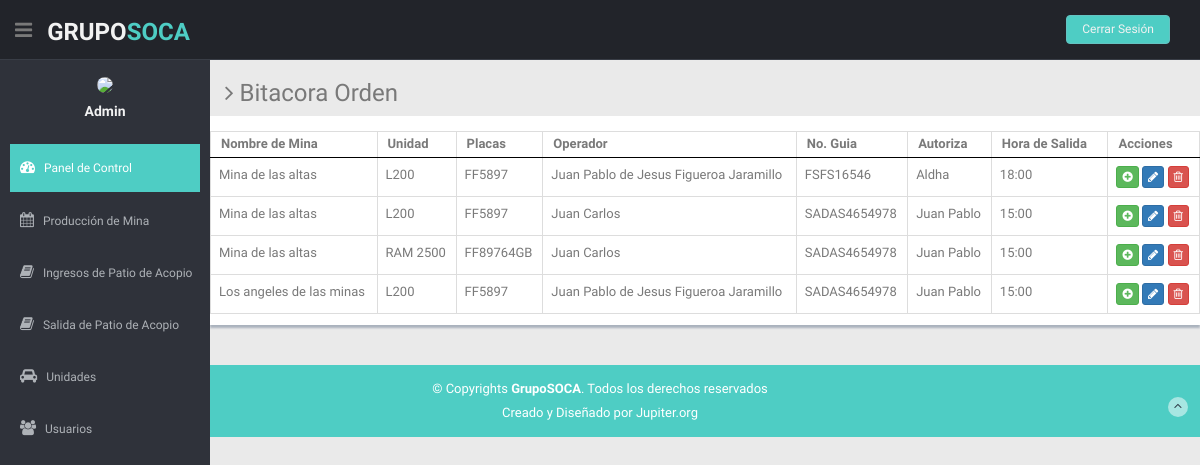
The page /Admin/listar_orden.php on the database its author committed.
### tables this page shows
CREATE TABLE `produccion_mina` (
  `id` int(11) NOT NULL,
  `nombre_mina` int(11) NOT NULL,
  `unidad` int(11) NOT NULL,
  `operador` int(11) NOT NULL,
  `no_guia` varchar(50) NOT NULL,
  `p_tara` varchar(10) NOT NULL,
  `p_bruto` varchar(10) NOT NULL,
  `p_neto` varchar(10) NOT NULL,
  `autoriza` varchar(50) NOT NULL,
  `hora_salida` varchar(25) NOT NULL,
  `creado` timestamp NOT NULL DEFAULT current_timestamp()
);

CREATE TABLE `minas` (
  `id` int(11) NOT NULL,
  `nombre` varchar(75) NOT NULL,
  `localidad` varchar(75) NOT NULL,
  `km_patio` varchar(75) NOT NULL,
  `no_titulo` varchar(75) NOT NULL,
  `vigencia_concesion` varchar(75) NOT NULL,
  `coordenadas` varchar(75) NOT NULL,
  `concesionarios` varchar(150) NOT NULL,
  `estudios` varchar(40) NOT NULL,
  `pagos` varchar(50) NOT NULL,
  `propiedad` varchar(50) NOT NULL,
  `propiedad_peque` varchar(50) NOT NULL,
  `ejido` varchar(50) NOT NULL,
  `carretera` varchar(5) NOT NULL,
  `terraceria` varchar(10) DEFAULT NULL,
  `estado` varchar(20) DEFAULT NULL,
  `herradura` varchar(50) DEFAULT NULL,
  `caminata` varchar(50) DEFAULT NULL,
  `veta` varchar(5) NOT NULL,
  `largo_veta` varchar(10) DEFAULT NULL,
  `ancho_veta` varchar(10) DEFAULT NULL,
  `alto_veta` varchar(10) DEFAULT NULL,
  `cuerpo` varchar(5) NOT NULL,
  `largo_cuerpo` varchar(10) DEFAULT NULL,
  `ancho_cuerpo` varchar(10) DEFAULT NULL,
  `alto_cuerpo` varchar(10) DEFAULT NULL,
  `otro_dimen` varchar(50) DEFAULT NULL,
  `minado_cielo` varchar(5) NOT NULL,
  `minado_sub` varchar(5) NOT NULL,
  `otro_minado` varchar(50) DEFAULT NULL,
  `material` varchar(50) NOT NULL,
  `prod_mensual` varchar(10) NOT NULL,
  `presen_material` varchar(40) NOT NULL,
  `triturado` varchar(40) NOT NULL,
  `breña` varchar(40) NOT NULL,
  `otro_presen` varchar(40) DEFAULT NULL,
  `laboratorio` varchar(75) NOT NULL,
  `metodologia` varchar(75) NOT NULL,
  `explotacion` varchar(5) NOT NULL,
  `transito` varchar(5) NOT NULL,
  `nombre_minero` varchar(50) NOT NULL,
  `tel_minero` varchar(10) NOT NULL,
  `email_minero` varchar(100) NOT NULL,
  `nombre_representante` varchar(50) NOT NULL,
  `nombre_empresa` varchar(50) NOT NULL,
  `expectativas` varchar(5) NOT NULL,
  `comentarios` varchar(100) NOT NULL,
  `creado` timestamp NOT NULL DEFAULT current_timestamp()
);

CREATE TABLE `unidades` (
  `id` int(11) NOT NULL,
  `modelo` varchar(75) NOT NULL,
  `ano` varchar(4) NOT NULL,
  `color` varchar(15) NOT NULL,
  `placas` varchar(15) NOT NULL,
  `noeconomico` varchar(20) NOT NULL,
  `capacidad` varchar(20) NOT NULL,
  `tipounidad` varchar(30) NOT NULL,
  `tipocombustible` varchar(75) NOT NULL,
  `serie` varchar(50) NOT NULL,
  `descripcion` varchar(150) NOT NULL,
  `creado` timestamp NOT NULL DEFAULT current_timestamp()
);

CREATE TABLE `trabajador` (
  `id` int(11) NOT NULL,
  `nombre` varchar(75) NOT NULL,
  `curp` varchar(40) NOT NULL,
  `rfc` varchar(13) NOT NULL,
  `nss` varchar(25) NOT NULL,
  `cargo` varchar(50) NOT NULL,
  `user` varchar(40) NOT NULL,
  `pwd` varchar(150) NOT NULL,
  `creado` timestamp NOT NULL DEFAULT current_timestamp()
);

### Admin/listar_orden.php (the view, shortened to what this page needs)
<?php
 include 'php/conexion.php';
?>
<!DOCTYPE html>
<html lang="en">
<head>
  <link href="lib/bootstrap/css/bootstrap.min.css" rel="stylesheet">
  <link href="lib/font-awesome/css/font-awesome.css" rel="stylesheet" />
  <link href="lib/advanced-datatable/css/demo_page.css" rel="stylesheet" />
  <link href="lib/advanced-datatable/css/demo_table.css" rel="stylesheet" />
  <link rel="stylesheet" href="lib/advanced-datatable/css/DT_bootstrap.css" />
  <link href="css/style.css" rel="stylesheet">
  <link href="css/style-responsive.css" rel="stylesheet">
</head>
<body>
  <section id="container">
    <header class="header black-bg">
      <div class="sidebar-toggle-box">
        <div class="fa fa-bars tooltips" data-placement="right" data-original-title="Toggle Navigation"></div>
      </div>
      <a href="index.html" class="logo"><b>Grupo<span>SOCA</span></b></a>
      <div class="top-menu">
        <ul class="nav pull-right top-menu">
          <li><a class="logout" href="login.html">Cerrar Sesión</a></li>
        </ul>
      </div>
    </header>
    <aside>
      <div id="sidebar" class="nav-collapse ">
        <ul class="sidebar-menu" id="nav-accordion">
          <p class="centered"><a href="profile.html"><img src="img/favicon.ico" class="img-circle" width="80"></a></p>
          <h5 class="centered">Admin</h5>
          <li class="mt">
            <a class="active" href="index.html">
              <i class="fa fa-dashboard"></i>
              <span>Panel de Control</span>
              </a>
          </li>
          <li class="sub-menu">
            <a href="javascript:;">
              <i class="fa fa-calendar"></i>
              <span>Producción de Mina</span>
              </a>
          </li>
          <li class="sub-menu">
            <a href="javascript:;">
              <i class="fa fa-book"></i>
              <span>Ingresos de Patio de Acopio</span>
              </a>
          </li>
          <li class="sub-menu">
            <a href="javascript:;">
              <i class="fa fa-book"></i>
              <span>Salida de Patio de Acopio</span>
              </a>
          </li>
          <li class="sub-menu">
            <a href="javascript:;">
              <i class="fa fa-car"></i>
              <span>Unidades</span>
              </a>
          </li>
          <li class="sub-menu">
            <a href="javascript:;">
              <i class="fa fa-group"></i>
              <span>Usuarios</span>
              </a>
          </li>
        </ul>
      </div>
    </aside>
    <section id="main-content">
      <section class="wrapper">
        <h3><i class="fa fa-angle-right"></i> Bitacora Orden</h3>
        <div class="row mb">
          <div class="content-panel">
            <div class="adv-table">
              <table cellpadding="0" cellspacing="0" border="0" class="display table table-bordered" id="hidden-table-info">
                <thead>
                  <tr>
                    <th>Nombre de Mina</th>
                    <th>Unidad</th>
                    <th class="hidden-phone">Placas</th>
                    <th class="hidden-phone">Operador</th>
                    <th class="hidden-phone">No. Guia</th>
                    <th class="hidden-phone">Autoriza</th>
                    <th class="hidden-phone">Hora de Salida</th>
                    <th class="hidden-phone">Acciones</th>
                  </tr>
                </thead>
                <tbody>
                <?php
                    $sql="SELECT * FROM produccion_mina";
                    $resultado = $conexion->query($sql);
                    while ($mostrar=mysqli_fetch_array($resultado)) {
                  ?>
                  <tr >
                  <td><?php
                    $sql1="SELECT * FROM minas WHERE id='".$mostrar['nombre_mina']."'";
                    $result1 = mysqli_query($conexion,$sql1);
                    if ($Row = mysqli_fetch_array($result1))
                      {
                        $nombre= $Row['nombre'];
                      }
                      echo $nombre;
                    ?></td>
                    <td><?php
                    $sql1="SELECT * FROM unidades WHERE id='".$mostrar['unidad']."'";
                    $result1 = mysqli_query($conexion,$sql1);
                    if ($Row = mysqli_fetch_array($result1))
                      {
                        $nombre= $Row['modelo'];
                      }
                      echo $nombre;
                    ?></td>
                    <td><?php
                    $sql1="SELECT * FROM unidades WHERE id='".$mostrar['unidad']."'";
                    $result1 = mysqli_query($conexion,$sql1);
                    if ($Row = mysqli_fetch_array($result1))
                      {
                        $nombre= $Row['placas'];
                      }
                      echo $nombre;
                    ?></td>
                    <td><?php
                    $sql1="SELECT * FROM trabajador WHERE id='".$mostrar['operador']."'";
                    $result1 = mysqli_query($conexion,$sql1);
                    if ($Row = mysqli_fetch_array($result1))
                      {
                        $nombre= $Row['nombre'];
                      }
                      echo $nombre;
                    ?></td>
                    <td><?php echo $mostrar['no_guia'] ?></td>
                    <td><?php echo $mostrar['autoriza'] ?></td>
                    <td><?php echo $mostrar['hora_salida'] ?></td>
                    <td>
                      <a href='./orden.php?id=<?php echo $mostrar['id']  ?>' class="btn btn-success btn-xs"><i class="fa fa-plus-circle"></i></a>
                      <a href='./editar_orden.php?id=<?php echo $mostrar['id']  ?>' class="btn btn-primary btn-xs"><i class="fa fa-pencil"></i></a>
                      <a href='./eliminar_orden.php?id=<?php echo $mostrar['id']  ?>' class="btn btn-danger btn-xs"><i class="fa fa-trash-o "></i></a>
                    </td>
                  </tr>
                  <?php
                    }
                 ?>
                </tbody>
              </table>
            </div>
          </div>
        </div>
      </section>
    </section>
    <footer class="site-footer">
      <div class="text-center">
        <p>
          &copy; Copyrights <strong>GrupoSOCA</strong>. Todos los derechos reservados
        </p>
        <div class="credits">
          Creado y Diseñado por Jupiter.org
        </div>
        <a href="index.html#" class="go-top">
          <i class="fa fa-angle-up"></i>
          </a>
      </div>
    </footer>
  </section>
</body>
</html>

### Admin/css/style.css (style rules this page uses)
body { color: #797979; background: #eaeaea; font-family: 'Ruda', sans-serif; padding: 0px !important; margin: 0px !important; font-size:13px; }
ul li { list-style: none; }
a, a:hover, a:focus { text-decoration: none; outline: none; }
#container { width: 100%; height: 100%; }
.centered { text-align: center; }
.mt { margin-top: 25px; }
.mb { margin-bottom: 25px; }
ul.top-menu > li > .logout { color: #f2f2f2; font-size: 12px; border-radius: 4px; -webkit-border-radius: 4px; border: 1px solid #64c3c2 !important; padding: 5px 15px; margin-right: 15px; background: #4ECDC4; margin-top: 15px; }
#sidebar { width: 210px; height: 100%; position: fixed; background: #2f323a; }
#sidebar h5 { color: #f2f2f2; font-weight: 700; }
#sidebar ul li { position: relative; }
ul.sidebar-menu , ul.sidebar-menu li ul.sub { margin: -2px 0 0; padding: 0; }
ul.sidebar-menu { margin-top: 75px; }
ul.sidebar-menu li { margin-bottom: 5px; margin-left:10px; margin-right:10px; }
ul.sidebar-menu li.sub-menu { line-height: 15px; }
ul.sidebar-menu li a span { display: inline-block; }
ul.sidebar-menu li a { color: #aeb2b7; text-decoration: none; display: block; padding: 15px 0 15px 10px; font-size: 12px; outline: none; -webkit-transition: all 0.3s ease; -moz-transition: all 0.3s ease; -o-transition: all 0.3s ease; -ms-transition: all 0.3s ease; transition: all 0.3s ease; }
ul.sidebar-menu li a.active, ul.sidebar-menu li a:hover, ul.sidebar-menu li a:focus { background: #4ECDC4; color: #fff; display: block; -webkit-transition: all 0.3s ease; -moz-transition: all 0.3s ease; -o-transition: all 0.3s ease; -ms-transition: all 0.3s ease; transition: all 0.3s ease; }
ul.sidebar-menu li a i { font-size: 15px; padding-right: 6px; }
ul.sidebar-menu li a.active i { color: #fff; }
#main-content { margin-left: 210px; }
.header, .footer { min-height: 60px; padding: 0 15px; }
.header { position: fixed; left: 0; right: 0; z-index: 1002; }
.black-bg { background: #22242a; border-bottom: 1px solid #393d46; }
.wrapper { display: inline-block; margin-top: 60px; padding-left: 15px; padding-right: 15px; padding-bottom: 15px; padding-top: 0px; width: 100%; }
a.logo { font-size: 24px; color: #f2f2f2; float: left; margin-top: 15px; text-transform: uppercase; }
a.logo b { font-weight: 900; }
a.logo span { color: #4ECDC4; }
#top_menu .nav > li, ul.top-menu > li { float: left; }
ul.top-menu > li > a { color: #666666; font-size: 16px; border-radius: 4px; -webkit-border-radius: 4px; border:1px solid #666666 !important; padding: 2px 6px; margin-right: 15px; }
.sidebar-toggle-box { float: left; padding-right: 15px; margin-top: 20px; }
.sidebar-toggle-box .fa-bars { cursor: pointer; display: inline-block; font-size: 20px; }
.content-panel { background: #ffffff; box-shadow: 0px 3px 2px #aab2bd; padding-top: 15px; padding-bottom: 5px; }
.site-footer { background: #4ECDC4; color: #fff; padding: 15px 0; }
.site-footer p { margin-bottom: 5px; }
.credits, .credits a { color: #fff; }
.go-top { margin-right: 1%; margin-top: -25px; float: right; background: rgba(255,255,255,.5); width: 20px; height: 20px; border-radius: 50%; -webkit-border-radius: 50%; }
.go-top i { color: #2A3542; }

### rows shown on the page
produccion_mina: minas.nombre "Mina de las altas", unidades.modelo "L200", unidades.placas "FF5897", trabajador.nombre "Juan Pablo de Jesus Figueroa Jaramillo", no_guia "FSFS16546", autoriza "Aldha", hora_salida "18:00"
produccion_mina: minas.nombre "Mina de las altas", unidades.modelo "L200", unidades.placas "FF5897", trabajador.nombre "Juan Carlos", no_guia "SADAS4654978", autoriza "Juan Pablo", hora_salida "15:00"
produccion_mina: minas.nombre "Mina de las altas", unidades.modelo "RAM 2500", unidades.placas "FF89764GB", trabajador.nombre "Juan Carlos", no_guia "SADAS4654978", autoriza "Juan Pablo", hora_salida "15:00"
produccion_mina: minas.nombre "Los angeles de las minas", unidades.modelo "L200", unidades.placas "FF5897", trabajador.nombre "Juan Pablo de Jesus Figueroa Jaramillo", no_guia "SADAS4654978", autoriza "Juan Pablo", hora_salida "15:00"
